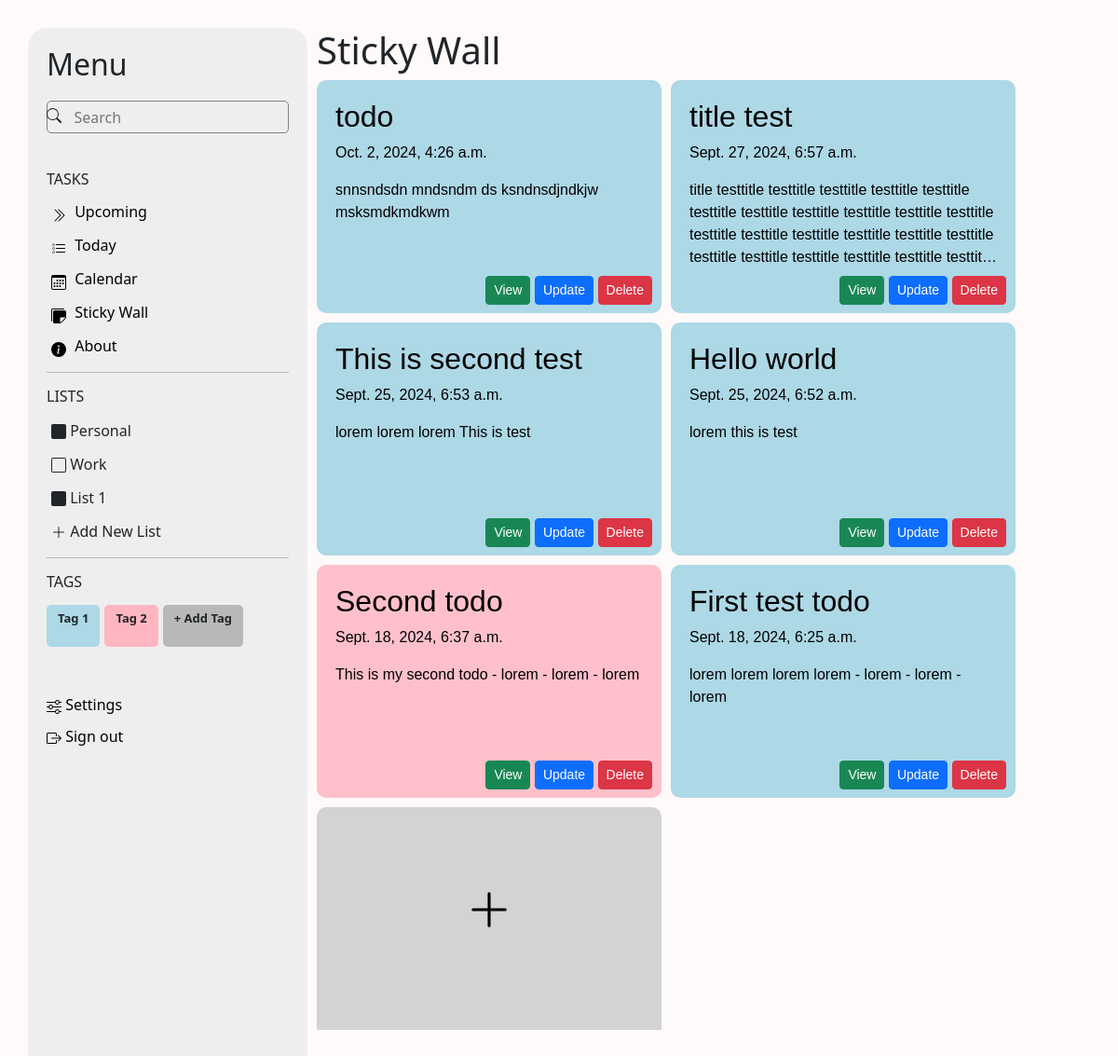
/sticky-wall/, run on the app's committed database.
### main/models.py (models this page shows, shortened)
class Todos(models.Model):
    title = models.CharField(max_length=255)
    description = models.TextField()
    owner = models.CharField(max_length=20)
    deadline = models.DateTimeField(null=True, blank=True)
    background_color = models.CharField(max_length=20, default='lightblue')
    text_color = models.CharField(max_length=20, default='black')
    done = models.BooleanField(default=False)
    created_at = models.DateTimeField(auto_now_add=True)
    updated_at = models.DateTimeField(auto_now=True)
    class Meta:
        ordering = ['-created_at']
        verbose_name = 'Todo'
        verbose_name_plural = 'Todos'

### main/views.py (the view)
# urls.py: path("sticky-wall/", sticky_wall, name="sticky_wall"),
def sticky_wall(request):
    context = {
        'todos': Todos.objects.all()
    }
    return render(request, "sticky_wall.html", context)

### main/templates/sticky_wall.html
{% extends 'skeleton.html' %}
{% load static %}
{% block css %}
  <link rel="stylesheet" href="{% static 'styles/sticky_wall.css' %}" />
{% endblock %}
{% block content %}
  <h1>Sticky Wall</h1>
  <div class="todos-wrapper">
    {% for todo in todos %}
      <div class="todo" style="background-color: {{ todo.background_color }}; color: {{ todo.text_color }}">
        <div class="todo-content">
          <div class="todo-title-time">
            <h2 class="todo-title">{{ todo.title }}</h2>
            <p class="todo-created-time">{{ todo.created_at }}</p>
          </div>
          <p>{{ todo.description }}</p>
        </div>
        <div class="todo-footer">
          <a href="{% url 'todo_details' todo.id %}" class="btn btn-success btn-sm">View</a>
          <a href="#" class="btn btn-primary btn-sm">Update</a>
          <a href="#" class="btn btn-danger btn-sm">Delete</a>
        </div>
      </div>
    {% endfor %}
    <a href="{% url 'create_new_todo' %}" class="todo new-todo">
      <div>
        <svg xmlns="http://www.w3.org/2000/svg" width="50" height="50" fill="currentColor" class="bi bi-plus-lg" viewBox="0 0 16 16">
          <path fill-rule="evenodd" d="M8 2a.5.5 0 0 1 .5.5v5h5a.5.5 0 0 1 0 1h-5v5a.5.5 0 0 1-1 0v-5h-5a.5.5 0 0 1 0-1h5v-5A.5.5 0 0 1 8 2" />
        </svg>
      </div>
    </a>
  </div>
{% endblock %}

### static/styles/base.css (style rules this page uses)
* { margin: 0; padding: 0; box-sizing: border-box; }
a { text-decoration: none; color: black; }

### static/styles/sticky_wall.css (style rules this page uses)
.todos-wrapper { display: flex; justify-content: flex-start; align-content: flex-start; justify-content: flex-start; flex-wrap: wrap; gap: 10px; height: 80vh; overflow: auto; }
.todos-wrapper .todo { border-radius: 10px; padding: 20px 20px 50px 20px; font-family: Arial, sans-serif; display: inline-block; overflow: hidden; width: 370px; height: 250px; position: relative; }
.todos-wrapper .todo .todo-content { overflow: hidden; text-overflow: ellipsis; display: -webkit-box; -webkit-line-clamp: 6; -webkit-box-orient: vertical; }
.todos-wrapper .todo .todo-footer { display: block; position: absolute; right: 10px; bottom: 0; height: 40px; }
.todos-wrapper .todo .todo-footer a { display: inline-block; }
.todos-wrapper .todo.new-todo { background-color: lightgrey; border-radius: 10px; display: flex; justify-content: center; align-items: center; cursor: pointer; }

### data on the page
Todos: title "todo", created_at "Oct. 2, 2024, 4:26 a.m.", description "snnsndsdn mndsndm ds ksndnsdjndkjw msksmdkmdkwm"
Todos: title "title test", created_at "Sept. 27, 2024, 6:57 a.m.", description "title testtitle testtitle testtitle testtitle testtitle testtitle testtitle testtitle testtitle testtitle testtitle testtitle testtitle testtitle testtitle testtitle testtitle testtitle testtitle testtitle testtitle testtitle…"
Todos: title "This is second test", created_at "Sept. 25, 2024, 6:53 a.m.", description "lorem lorem lorem This is test"
Todos: title "Hello world", created_at "Sept. 25, 2024, 6:52 a.m.", description "lorem this is test"
Todos: title "Second todo", created_at "Sept. 18, 2024, 6:37 a.m.", description "This is my second todo - lorem - lorem - lorem"
Todos: title "First test todo", created_at "Sept. 18, 2024, 6:25 a.m.", description "lorem lorem lorem lorem - lorem - lorem - lorem"
